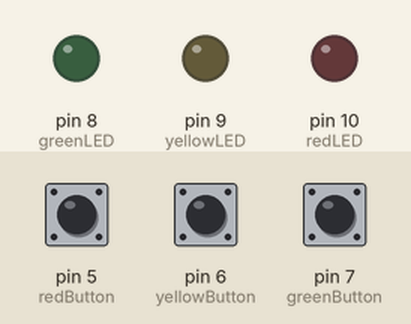
This sketch was run on a simulated Arduino Uno, built with avr-gcc and run on an emulated ATmega328P. Parts: output pins drawn as LEDs (lit = HIGH). The inputs (shaded band) are chosen by the test bench; at power-on: pin 5 (redButton) HIGH, pin 6 (yellowButton) HIGH, pin 7 (greenButton) HIGH.

Above: at 1.2 s.
1.3 s: pin 5 (redButton) pulled LOW for 0.15 s
At 1.37 s:
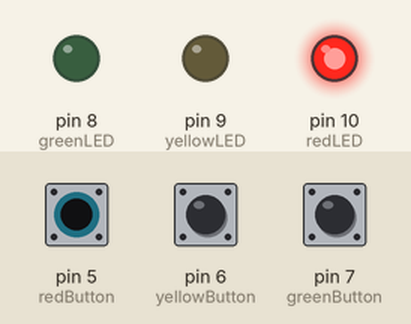
2.9 s: pin 6 (yellowButton) pulled LOW for 0.15 s
At 2.97 s:
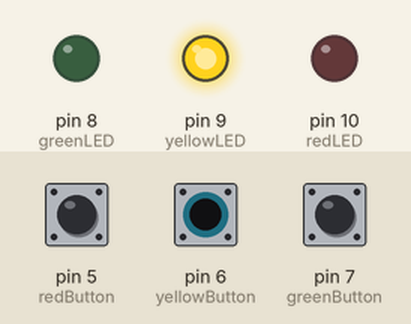
4.5 s: pin 7 (greenButton) pulled LOW for 0.15 s
At 4.57 s:
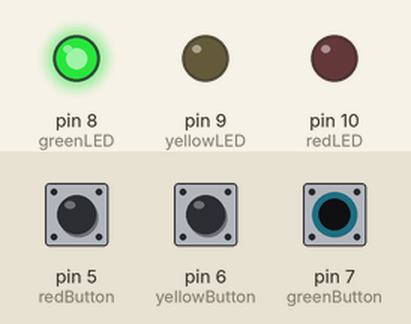
6.1 s: pin 7 (greenButton) pulled LOW for 3.2 s
At 10.5 s:
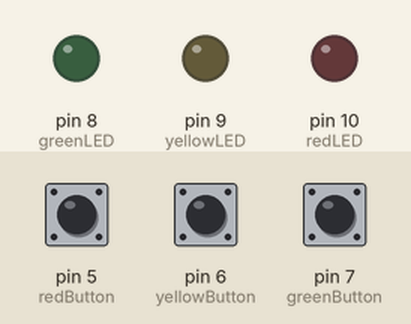
10.8 s: pin 5 (redButton) pulled LOW for 3.2 s
At 11.9 s:
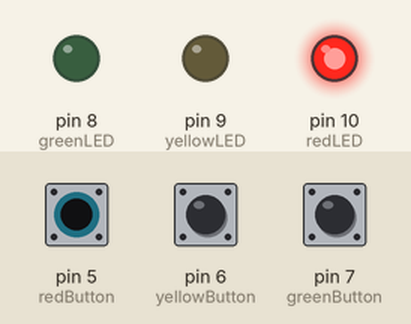
15.5 s: pin 5 (redButton) driven LOW and pin 6 (yellowButton) driven LOW
At 16.7 s:
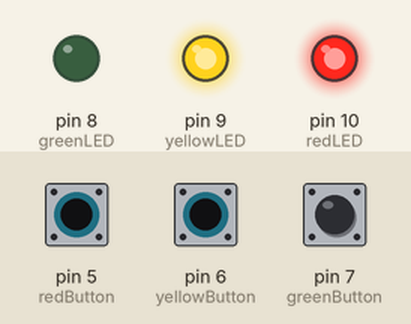
Timing chart, 0 to 18.0 s (numbered marks = the images above; inputs shaded):
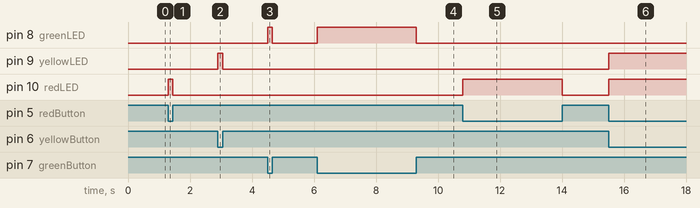

Measured:
- after the input at 1.3 s, pin 10 (redLED): LOW → HIGH at once, → LOW 0.15 s later
- after the input at 2.9 s, pin 9 (yellowLED): LOW → HIGH at once, → LOW 0.15 s later
- after the input at 4.5 s, pin 8 (greenLED): LOW → HIGH at once, → LOW 0.15 s later
- after the input at 6.1 s, pin 8 (greenLED): LOW → HIGH at once, → LOW 3.2 s later
- after the input at 10.8 s, pin 10 (redLED): LOW → HIGH at once, → LOW 3.2 s later
- after the input at 15.5 s, pin 9 (yellowLED), pin 10 (redLED): LOW → HIGH at once

The sketch:

Main.ino
```cpp
#include <MotorDriver.h>

const int greenLED = 8;
const int yellowLED = 9;
const int redLED = 10;
const int greenButton = 7;
const int yellowButton = 6;
const int redButton = 5;
// Motor A connections
int enA = 13;
int in1 = 12;
int in2 = 4;
// Motor B connections
int enB = 11;
int in3 = 3;
int in4 = 2;


void setup() {
  pinMode(greenLED, OUTPUT);
  pinMode(greenButton, INPUT);
  pinMode(yellowLED, OUTPUT);
  pinMode(yellowButton, INPUT);
  pinMode(redLED, OUTPUT);
  pinMode(redButton, INPUT);
  // Set all the motor control pins to outputs
//  pinMode(enA, OUTPUT);
//  pinMode(enB, OUTPUT);
//  pinMode(in1, OUTPUT);
//  pinMode(in2, OUTPUT);
//  pinMode(in3, OUTPUT);
//  pinMode(in4, OUTPUT);

  // Turn off motors - Initial state
//  digitalWrite(in1, LOW);
//  digitalWrite(in2, LOW);
//  digitalWrite(in3, LOW);
//  digitalWrite(in4, LOW);
//  analogWrite(enA, 255);
//  analogWrite(enB, 255);
}
void loop() {
  if (digitalRead(greenButton) == LOW) {
    digitalWrite(greenLED, HIGH);
    // Turn on motor A & B
    //digitalWrite(in1, HIGH);
    //digitalWrite(in2, LOW);

  }
  else {
    digitalWrite(greenLED, LOW);
    //digitalWrite(in1, LOW);
    //digitalWrite(in2, LOW);


  }
  if (digitalRead(yellowButton) == LOW) {
    digitalWrite(yellowLED, HIGH);
    //digitalWrite(in3, HIGH);
    //digitalWrite(in4, LOW);

  }
  else {
    digitalWrite(yellowLED, LOW);
    //digitalWrite(in3, LOW);
    //digitalWrite(in4, LOW);

  }
  if (digitalRead(redButton) == LOW) {
    digitalWrite(redLED, HIGH);
  }
  else {
    digitalWrite(redLED, LOW);
  }
}
```
